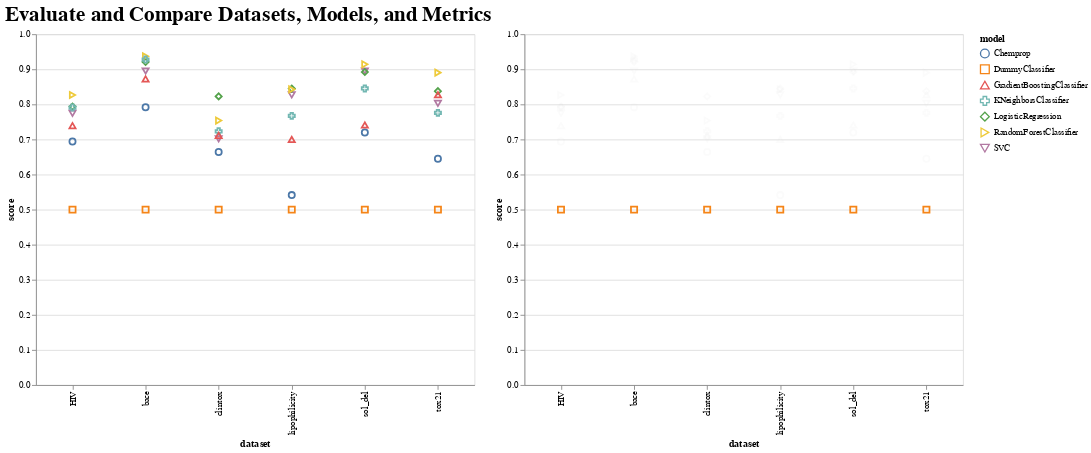

The notebook cell this image was saved under:
### Code cell
filtered_vis_data = tdf[(tdf['split_id'] == 'validate') & (tdf['split_method'] == 'random')]


default_metric = {"metric": "roc_auc_score"}
right_model_default = {"model": "DummyClassifier"}

metric_dropdown = alt.binding_select(options= [None] + list(tdf['metric'].unique()), name='Metric: ')
metric_selection = alt.selection_single(fields=['metric'], bind=metric_dropdown, init = default_metric)

left_model_dropdown = alt.binding_select(options= [None] + list(tdf['model'].unique()), name='Left Chart - Model: ')
left_model_selection = alt.selection_single(fields=['model'], bind=left_model_dropdown)

left_color = alt.condition(left_model_selection,
                    alt.Color('model:N'),
                    alt.value('lightgray'))

left_opacity = alt.condition(left_model_selection, alt.value(1.0), alt.value(0.1))

resize = alt.selection_interval(bind='scales')


left_chart = alt.Chart(filtered_vis_data).mark_point(size = 50).encode(
    x = 'dataset:N',
    y = 'score:Q',
    color = left_color,
    shape = "model:N",
    opacity = left_opacity,
    tooltip = ["dataset", 'model', 'split_method', 'metric', 'score']
).add_selection(
    metric_selection, left_model_selection, resize
).transform_filter(
    (metric_selection)
).properties(height = 400, width = 500)

right_model_dropdown = alt.binding_select(options= [None] + list(tdf['model'].unique()), name='Right Chart - Model: ')
right_model_selection = alt.selection_single(fields=['model'], bind=right_model_dropdown, init = right_model_default)

right_color = alt.condition(right_model_selection,
                    alt.Color('model:N'),
                    alt.value('lightgray'))

right_opacity = alt.condition(right_model_selection, alt.value(1.0), alt.value(0.1))

right_chart = alt.Chart(filtered_vis_data).mark_point(size = 50).encode(
    x = 'dataset:N',
    y = alt.Y('score:Q'),
    color = right_color,
    shape = "model:N",
    opacity = right_opacity,
    tooltip = ["dataset", 'model', 'split_method', 'metric', 'score']
).add_selection(
    metric_selection, right_model_selection, resize
).transform_filter(
    (metric_selection)
).properties(height = 400, width = 500)


(left_chart | right_chart).properties(title= "Evaluate and Compare Datasets, Models, and Metrics\n").configure_title(fontSize=24)

### Figure 1 — Vega-Lite specification as saved in the notebook (floating-point values rounded to 4 significant figures; data arrays with more than 128 entries replaced by an {"elided": "..."} marker saying what was removed)
{"config": {"view": {"continuousWidth": 400, "continuousHeight": 300}, "title": {"fontSize": 24}}, "hconcat": [{"mark": {"type": "point", "size": 50}, "encoding": {"color": {"condition": {"field": "model", "type": "nominal", "selection": "selector291"}, "value": "lightgray"}, "opacity": {"condition": {"value": 1.0, "selection": "selector291"}, "value": 0.1}, "shape": {"field": "model", "type": "nominal"}, "tooltip": [{"field": "dataset", "type": "nominal"}, {"field": "model", "type": "nominal"}, {"field": "split_method", "type": "nominal"}, {"field": "metric", "type": "nominal"}, {"field": "score", "type": "quantitative"}], "x": {"field": "dataset", "type": "nominal"}, "y": {"field": "score", "type": "quantitative"}}, "height": 400, "selection": {"selector290": {"type": "single", "fields": ["metric"], "bind": {"input": "select", "options": [null, "accuracy_score", "balanced_accuracy_score", "f1_score", "roc_auc_score", "log_loss", "matthews_corrcoef"], "name": "Metric: "}, "init": {"metric": "roc_auc_score"}}, "selector291": {"type": "single", "fields": ["model"], "bind": {"input": "select", "options": [null, "Chemprop", "SVC", "LogisticRegression", "RandomForestClassifier", "KNeighborsClassifier", "GradientBoostingClassifier", "DummyClassifier"], "name": "Left Chart - Model: "}}, "selector292": {"type": "interval", "bind": "scales"}}, "transform": [{"filter": {"selection": "selector290"}}], "width": 500}, {"mark": {"type": "point", "size": 50}, "encoding": {"color": {"condition": {"field": "model", "type": "nominal", "selection": "selector293"}, "value": "lightgray"}, "opacity": {"condition": {"value": 1.0, "selection": "selector293"}, "value": 0.1}, "shape": {"field": "model", "type": "nominal"}, "tooltip": [{"field": "dataset", "type": "nominal"}, {"field": "model", "type": "nominal"}, {"field": "split_method", "type": "nominal"}, {"field": "metric", "type": "nominal"}, {"field": "score", "type": "quantitative"}], "x": {"field": "dataset", "type": "nominal"}, "y": {"field": "score", "type": "quantitative"}}, "height": 400, "selection": {"selector290": {"type": "single", "fields": ["metric"], "bind": {"input": "select", "options": [null, "accuracy_score", "balanced_accuracy_score", "f1_score", "roc_auc_score", "log_loss", "matthews_corrcoef"], "name": "Metric: "}, "init": {"metric": "roc_auc_score"}}, "selector293": {"type": "single", "fields": ["model"], "bind": {"input": "select", "options": [null, "Chemprop", "SVC", "LogisticRegression", "RandomForestClassifier", "KNeighborsClassifier", "GradientBoostingClassifier", "DummyClassifier"], "name": "Right Chart - Model: "}, "init": {"model": "DummyClassifier"}}, "selector292": {"type": "interval", "bind": "scales"}}, "transform": [{"filter": {"selection": "selector290"}}], "width": 500}], "data": {"name": "data-ce29f65f684c93bff8eb5f74172cc0e3"}, "title": "Evaluate and Compare Datasets, Models, and Metrics\n", "$schema": "https://vega.github.io/schema/vega-lite/v4.17.0.json", "datasets": {"data-ce29f65f684c93bff8eb5f74172cc0e3": {"elided": "252 records"}}}
